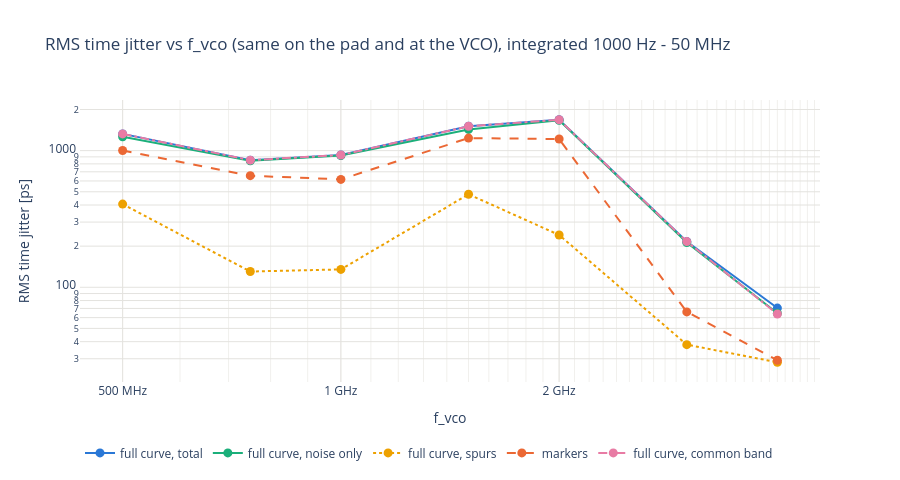

Notebook cell for this chart:
### Code cell
# RMS jitter vs f_vco: full curve (total, noise only, spurs) and the markers.
fig = go.Figure()
for col, name, color, dash in (("time_jitter_trace_ps", "full curve, total", PALETTE[0], "solid"),
                               ("time_jitter_noise_ps", "full curve, noise only", PALETTE[2], "solid"),
                               ("time_jitter_spur_ps", "full curve, spurs", PALETTE[3], "dot"),
                               ("time_jitter_ps", "markers", PALETTE[1], "dash"),
                               ("time_jitter_trace_common_ps", "full curve, common band", PALETTE[4], "dashdot")):
    fig.add_scatter(x=ok["f_vco"] / 1e6, y=ok[col], mode="lines+markers", name=name,
                    line=dict(color=color, width=2, dash=dash), marker=dict(size=9), customdata=HOVER_DATA,
                    hovertemplate=f"{name}: %{{y:.1f}} ps at %{{x:g}} MHz<br>{HOVER_SETTING}<extra></extra>")
fig.update_layout(title=f"RMS time jitter vs f_vco (same on the pad and at the VCO), integrated {float(offsets[0]):g} Hz - {float(offsets[-1]) / 1e6:g} MHz",
                  template="plotly_white", height=480, legend=dict(orientation="h", y=-0.2))
fig.update_xaxes(title="f_vco", gridcolor=GRID, **FREQ_AXIS)
fig.update_yaxes(title="RMS time jitter [ps]", type="log", gridcolor=GRID)
save(fig, "jitter_vs_f")

### Figure 1 — Plotly figure (JSON) as saved in the notebook; plotly's stock layout.template omitted (floating-point values rounded to 4 significant figures)
{"data": [{"customdata": [[13.0, 11.0, 8.0, 2005.0, -2.624, 3.906], [10.0, 9.0, 2.0, 2004.0, -0.2022, 5.859], [6.0, 8.0, 10.0, 1996.0, -1.404, 7.812], [0.0, 11.0, 15.0, 1939.0, -1.68, 11.72], [0.0, 9.0, 0.0, 1938.0, -3.612, 15.62], [0.0, 8.0, 12.0, 15020.0, 0.7035, 23.44], [0.0, 8.0, 0.0, 28040.0, 0.436, 31.25]], "hovertemplate": "full curve, total: %{y:.1f} ps at %{x:g} MHz<br>ref %{customdata[5]:.4g} MHz, c%{customdata[0]:.0f} min %{customdata[1]:.0f} max %{customdata[2]:.0f}, |Kvco| %{customdata[3]:.0f} MHz/V, carrier %{customdata[4]:.1f} dBm<extra></extra>", "line": {"color": "#2a78d6", "dash": "solid", "width": 2}, "marker": {"size": 9}, "mode": "lines+markers", "name": "full curve, total", "type": "scatter", "x": [500.0, 750.0, 1000.0, 1500.0, 2000.0, 3000.0, 4000.0], "y": [1326.0, 851.8, 929.8, 1508.0, 1684.0, 216.0, 70.48]}, {"customdata": [[13.0, 11.0, 8.0, 2005.0, -2.624, 3.906], [10.0, 9.0, 2.0, 2004.0, -0.2022, 5.859], [6.0, 8.0, 10.0, 1996.0, -1.404, 7.812], [0.0, 11.0, 15.0, 1939.0, -1.68, 11.72], [0.0, 9.0, 0.0, 1938.0, -3.612, 15.62], [0.0, 8.0, 12.0, 15020.0, 0.7035, 23.44], [0.0, 8.0, 0.0, 28040.0, 0.436, 31.25]], "hovertemplate": "full curve, noise only: %{y:.1f} ps at %{x:g} MHz<br>ref %{customdata[5]:.4g} MHz, c%{customdata[0]:.0f} min %{customdata[1]:.0f} max %{customdata[2]:.0f}, |Kvco| %{customdata[3]:.0f} MHz/V, carrier %{customdata[4]:.1f} dBm<extra></extra>", "line": {"color": "#1baf7a", "dash": "solid", "width": 2}, "marker": {"size": 9}, "mode": "lines+markers", "name": "full curve, noise only", "type": "scatter", "x": [500.0, 750.0, 1000.0, 1500.0, 2000.0, 3000.0, 4000.0], "y": [1263.0, 841.8, 919.9, 1430.0, 1666.0, 212.7, 64.56]}, {"customdata": [[13.0, 11.0, 8.0, 2005.0, -2.624, 3.906], [10.0, 9.0, 2.0, 2004.0, -0.2022, 5.859], [6.0, 8.0, 10.0, 1996.0, -1.404, 7.812], [0.0, 11.0, 15.0, 1939.0, -1.68, 11.72], [0.0, 9.0, 0.0, 1938.0, -3.612, 15.62], [0.0, 8.0, 12.0, 15020.0, 0.7035, 23.44], [0.0, 8.0, 0.0, 28040.0, 0.436, 31.25]], "hovertemplate": "full curve, spurs: %{y:.1f} ps at %{x:g} MHz<br>ref %{customdata[5]:.4g} MHz, c%{customdata[0]:.0f} min %{customdata[1]:.0f} max %{customdata[2]:.0f}, |Kvco| %{customdata[3]:.0f} MHz/V, carrier %{customdata[4]:.1f} dBm<extra></extra>", "line": {"color": "#eda100", "dash": "dot", "width": 2}, "marker": {"size": 9}, "mode": "lines+markers", "name": "full curve, spurs", "type": "scatter", "x": [500.0, 750.0, 1000.0, 1500.0, 2000.0, 3000.0, 4000.0], "y": [406.1, 130.4, 135.1, 479.4, 241.5, 38.04, 28.27]}, {"customdata": [[13.0, 11.0, 8.0, 2005.0, -2.624, 3.906], [10.0, 9.0, 2.0, 2004.0, -0.2022, 5.859], [6.0, 8.0, 10.0, 1996.0, -1.404, 7.812], [0.0, 11.0, 15.0, 1939.0, -1.68, 11.72], [0.0, 9.0, 0.0, 1938.0, -3.612, 15.62], [0.0, 8.0, 12.0, 15020.0, 0.7035, 23.44], [0.0, 8.0, 0.0, 28040.0, 0.436, 31.25]], "hovertemplate": "markers: %{y:.1f} ps at %{x:g} MHz<br>ref %{customdata[5]:.4g} MHz, c%{customdata[0]:.0f} min %{customdata[1]:.0f} max %{customdata[2]:.0f}, |Kvco| %{customdata[3]:.0f} MHz/V, carrier %{customdata[4]:.1f} dBm<extra></extra>", "line": {"color": "#eb6834", "dash": "dash", "width": 2}, "marker": {"size": 9}, "mode": "lines+markers", "name": "markers", "type": "scatter", "x": [500.0, 750.0, 1000.0, 1500.0, 2000.0, 3000.0, 4000.0], "y": [1003.0, 655.6, 615.9, 1236.0, 1216.0, 66.08, 29.24]}, {"customdata": [[13.0, 11.0, 8.0, 2005.0, -2.624, 3.906], [10.0, 9.0, 2.0, 2004.0, -0.2022, 5.859], [6.0, 8.0, 10.0, 1996.0, -1.404, 7.812], [0.0, 11.0, 15.0, 1939.0, -1.68, 11.72], [0.0, 9.0, 0.0, 1938.0, -3.612, 15.62], [0.0, 8.0, 12.0, 15020.0, 0.7035, 23.44], [0.0, 8.0, 0.0, 28040.0, 0.436, 31.25]], "hovertemplate": "full curve, common band: %{y:.1f} ps at %{x:g} MHz<br>ref %{customdata[5]:.4g} MHz, c%{customdata[0]:.0f} min %{customdata[1]:.0f} max %{customdata[2]:.0f}, |Kvco| %{customdata[3]:.0f} MHz/V, carrier %{customdata[4]:.1f} dBm<extra></extra>", "line": {"color": "#e87ba4", "dash": "dashdot", "width": 2}, "marker": {"size": 9}, "mode": "lines+markers", "name": "full curve, common band", "type": "scatter", "x": [500.0, 750.0, 1000.0, 1500.0, 2000.0, 3000.0, 4000.0], "y": [1325.0, 851.8, 928.6, 1508.0, 1681.0, 216.0, 63.76]}], "layout": {"height": 480, "legend": {"orientation": "h", "y": -0.2}, "title": {"text": "RMS time jitter vs f_vco (same on the pad and at the VCO), integrated 1000 Hz - 50 MHz"}, "xaxis": {"gridcolor": "#e4e3df", "minor": {"gridcolor": "#f1f0ed", "showgrid": true}, "ticktext": ["100 MHz", "200 MHz", "500 MHz", "1 GHz", "2 GHz", "5 GHz", "10 GHz"], "tickvals": [100, 200, 500, 1000, 2000, 5000, 10000], "title": {"text": "f_vco"}, "type": "log"}, "yaxis": {"gridcolor": "#e4e3df", "title": {"text": "RMS time jitter [ps]"}, "type": "log"}}}
